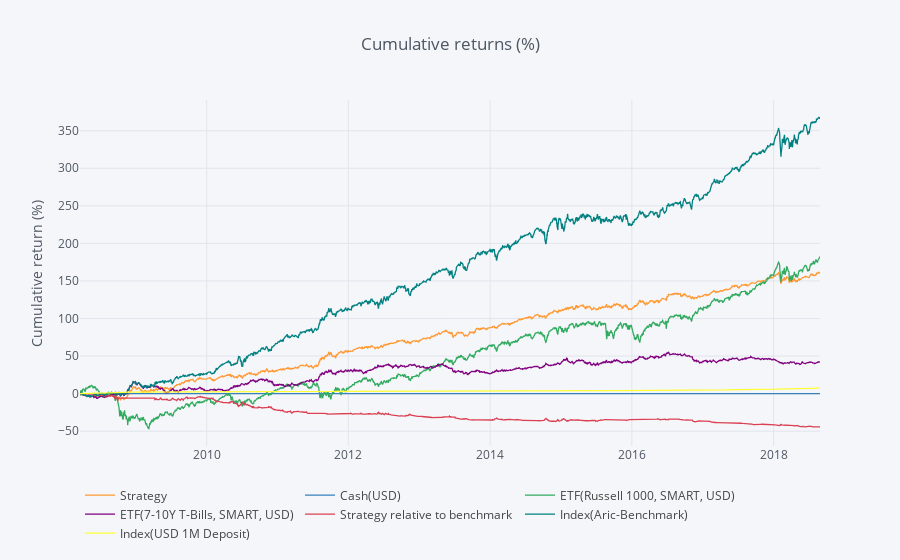
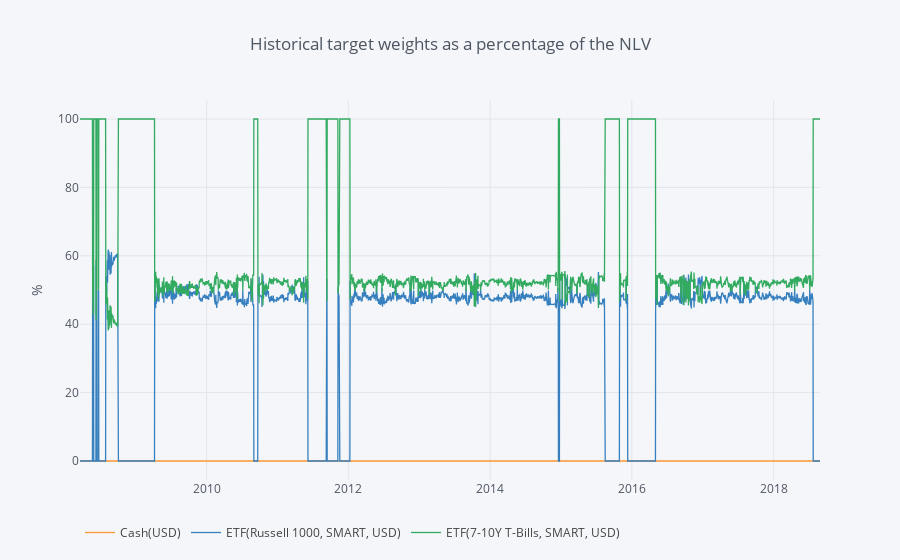
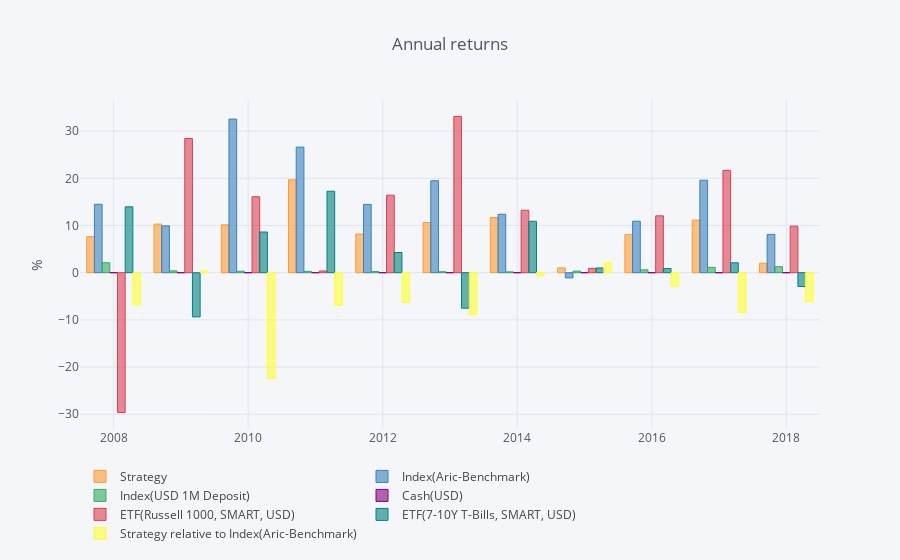

Notebook source saved alongside these figures, in order:
### Markdown cell above
Render results over the combined test-folds
`episode.renderer` is probably the single most useful attribute of `Episode` to visualize results, but you are invited to explore other attributes such as `episode.states` or `episode.actions`.

### Code cell
episode.renderer.cumulative_performance.to_plotly()
episode.renderer.target_weights.to_plotly()
episode.renderer.annual_returns.to_plotly()
episode.renderer.tearsheet()

### Figure 1 — Plotly figure (JSON) as saved in the notebook; plotly's stock layout.template omitted (floating-point values rounded to 4 significant figures; data arrays with more than 128 entries replaced by an {"elided": "..."} marker saying what was removed)
{"data": [{"line": {"color": "rgba(255, 153, 51, 1.0)", "dash": "solid", "shape": "linear", "width": 1.3}, "mode": "lines", "name": "Strategy", "text": "", "type": "scatter", "uid": "50f448d1-7f29-4dc6-b8ce-3076c66437fc", "x": {"elided": "2725 str values"}, "y": {"elided": "2725 float values"}}, {"line": {"color": "rgba(55, 128, 191, 1.0)", "dash": "solid", "shape": "linear", "width": 1.3}, "mode": "lines", "name": "Cash(USD)", "text": "", "type": "scatter", "uid": "a6fb1f7c-8d29-4f90-94fe-7778f81a1c86", "x": {"elided": "2725 str values"}, "y": {"elided": "2725 int values"}}, {"line": {"color": "rgba(50, 171, 96, 1.0)", "dash": "solid", "shape": "linear", "width": 1.3}, "mode": "lines", "name": "ETF(Russell 1000, SMART, USD)", "text": "", "type": "scatter", "uid": "7d9ae27a-f99e-498f-b0c7-8c0e0c9ca578", "x": {"elided": "2725 str values"}, "y": {"elided": "2725 float values"}}, {"line": {"color": "rgba(128, 0, 128, 1.0)", "dash": "solid", "shape": "linear", "width": 1.3}, "mode": "lines", "name": "ETF(7-10Y T-Bills, SMART, USD)", "text": "", "type": "scatter", "uid": "0d27ae52-10d0-402d-9580-d192ac212b77", "x": {"elided": "2725 str values"}, "y": {"elided": "2725 float values"}}, {"line": {"color": "rgba(219, 64, 82, 1.0)", "dash": "solid", "shape": "linear", "width": 1.3}, "mode": "lines", "name": "Strategy relative to benchmark", "text": "", "type": "scatter", "uid": "840486f6-8ab6-4f17-9767-e83faa63bf3d", "x": {"elided": "2725 str values"}, "y": {"elided": "2725 float values"}}, {"line": {"color": "rgba(0, 128, 128, 1.0)", "dash": "solid", "shape": "linear", "width": 1.3}, "mode": "lines", "name": "Index(Aric-Benchmark)", "text": "", "type": "scatter", "uid": "ab42ed5a-289f-4428-b5ae-30ff06f06d3c", "x": {"elided": "2725 str values"}, "y": {"elided": "2725 float values"}}, {"line": {"color": "rgba(255, 255, 51, 1.0)", "dash": "solid", "shape": "linear", "width": 1.3}, "mode": "lines", "name": "Index(USD 1M Deposit)", "text": "", "type": "scatter", "uid": "33d9d073-80bd-4400-b4d0-95162d808a23", "x": {"elided": "2725 str values"}, "y": {"elided": "2725 float values"}}], "layout": {"legend": {"orientation": "h"}, "paper_bgcolor": "#F5F6F9", "plot_bgcolor": "#F5F6F9", "showlegend": true, "title": {"font": {"color": "#4D5663"}, "text": "Cumulative returns (%)"}, "xaxis": {"gridcolor": "#E1E5ED", "showgrid": true, "tickfont": {"color": "#4D5663"}, "title": {"font": {"color": "#4D5663"}, "text": ""}, "zerolinecolor": "#E1E5ED"}, "yaxis": {"gridcolor": "#E1E5ED", "showgrid": true, "tickfont": {"color": "#4D5663"}, "title": {"font": {"color": "#4D5663"}, "text": "Cumulative return (%)"}, "zerolinecolor": "#E1E5ED"}}}

### Figure 2 — Plotly figure (JSON) as saved in the notebook; plotly's stock layout.template omitted (floating-point values rounded to 4 significant figures; data arrays with more than 128 entries replaced by an {"elided": "..."} marker saying what was removed)
{"data": [{"line": {"color": "rgba(255, 153, 51, 1.0)", "dash": "solid", "shape": "linear", "width": 1.3}, "mode": "lines", "name": "Cash(USD)", "text": "", "type": "scatter", "uid": "9346b354-da43-44cc-ba29-5524bc26a48c", "x": {"elided": "2725 str values"}, "y": {"elided": "2725 int values"}}, {"line": {"color": "rgba(55, 128, 191, 1.0)", "dash": "solid", "shape": "linear", "width": 1.3}, "mode": "lines", "name": "ETF(Russell 1000, SMART, USD)", "text": "", "type": "scatter", "uid": "57eeb765-8406-496e-9344-72c1d9dc3ddd", "x": {"elided": "2725 str values"}, "y": {"elided": "2725 float values"}}, {"line": {"color": "rgba(50, 171, 96, 1.0)", "dash": "solid", "shape": "linear", "width": 1.3}, "mode": "lines", "name": "ETF(7-10Y T-Bills, SMART, USD)", "text": "", "type": "scatter", "uid": "a9920746-fcfd-4457-8ac0-59eecaa63bf6", "x": {"elided": "2725 str values"}, "y": {"elided": "2725 float values"}}], "layout": {"legend": {"orientation": "h"}, "paper_bgcolor": "#F5F6F9", "plot_bgcolor": "#F5F6F9", "showlegend": true, "title": {"font": {"color": "#4D5663"}, "text": "Historical target weights as a percentage of the NLV"}, "xaxis": {"gridcolor": "#E1E5ED", "showgrid": true, "tickfont": {"color": "#4D5663"}, "title": {"font": {"color": "#4D5663"}, "text": ""}, "zerolinecolor": "#E1E5ED"}, "yaxis": {"gridcolor": "#E1E5ED", "showgrid": true, "tickfont": {"color": "#4D5663"}, "title": {"font": {"color": "#4D5663"}, "text": "%"}, "zerolinecolor": "#E1E5ED"}}}

### Figure 3 — Plotly figure (JSON) as saved in the notebook; plotly's stock layout.template omitted (floating-point values rounded to 4 significant figures)
{"data": [{"marker": {"color": "rgba(255, 153, 51, 0.6)", "line": {"color": "rgba(255, 153, 51, 1.0)", "width": 1}}, "name": "Strategy", "orientation": "v", "text": "", "type": "bar", "uid": "eb5b2424-b592-4866-addb-5be47490ee00", "x": [2008, 2009, 2010, 2011, 2012, 2013, 2014, 2015, 2016, 2017, 2018], "y": [7.649, 10.31, 10.15, 19.68, 8.2, 10.61, 11.69, 1.023, 8.059, 11.15, 2.013]}, {"marker": {"color": "rgba(55, 128, 191, 0.6)", "line": {"color": "rgba(55, 128, 191, 1.0)", "width": 1}}, "name": "Index(Aric-Benchmark)", "orientation": "v", "text": "", "type": "bar", "uid": "0037017e-7c3f-4a42-8464-b73614f67112", "x": [2008, 2009, 2010, 2011, 2012, 2013, 2014, 2015, 2016, 2017, 2018], "y": [14.49, 9.934, 32.55, 26.62, 14.47, 19.49, 12.39, -1.096, 10.91, 19.6, 8.117]}, {"marker": {"color": "rgba(50, 171, 96, 0.6)", "line": {"color": "rgba(50, 171, 96, 1.0)", "width": 1}}, "name": "Index(USD 1M Deposit)", "orientation": "v", "text": "", "type": "bar", "uid": "48e016c1-8da1-43c1-8868-2ee113ca899a", "x": [2008, 2009, 2010, 2011, 2012, 2013, 2014, 2015, 2016, 2017, 2018], "y": [2.108, 0.3929, 0.3159, 0.2778, 0.2631, 0.2107, 0.1756, 0.3368, 0.6098, 1.135, 1.279]}, {"marker": {"color": "rgba(128, 0, 128, 0.6)", "line": {"color": "rgba(128, 0, 128, 1.0)", "width": 1}}, "name": "Cash(USD)", "orientation": "v", "text": "", "type": "bar", "uid": "dd56ded2-55cc-4af8-9960-6fda071f7ac9", "x": [2008, 2009, 2010, 2011, 2012, 2013, 2014, 2015, 2016, 2017, 2018], "y": [0, 0, 0, 0, 0, 0, 0, 0, 0, 0, 0]}, {"marker": {"color": "rgba(219, 64, 82, 0.6)", "line": {"color": "rgba(219, 64, 82, 1.0)", "width": 1}}, "name": "ETF(Russell 1000, SMART, USD)", "orientation": "v", "text": "", "type": "bar", "uid": "30a03de3-6c56-494a-b483-44ccf2323a26", "x": [2008, 2009, 2010, 2011, 2012, 2013, 2014, 2015, 2016, 2017, 2018], "y": [-29.63, 28.43, 16.1, 0.3663, 16.42, 33.11, 13.24, 0.9175, 12.05, 21.69, 9.869]}, {"marker": {"color": "rgba(0, 128, 128, 0.6)", "line": {"color": "rgba(0, 128, 128, 1.0)", "width": 1}}, "name": "ETF(7-10Y T-Bills, SMART, USD)", "orientation": "v", "text": "", "type": "bar", "uid": "0ed85250-8c96-4bca-84c7-710427db28cc", "x": [2008, 2009, 2010, 2011, 2012, 2013, 2014, 2015, 2016, 2017, 2018], "y": [13.96, -9.37, 8.618, 17.27, 4.275, -7.525, 10.9, 1.004, 0.885, 2.1, -2.923]}, {"marker": {"color": "rgba(255, 255, 51, 0.6)", "line": {"color": "rgba(255, 255, 51, 1.0)", "width": 1}}, "name": "Strategy relative to Index(Aric-Benchmark)", "orientation": "v", "text": "", "type": "bar", "uid": "874309eb-cf42-41cb-9334-957a0258afc8", "x": [2008, 2009, 2010, 2011, 2012, 2013, 2014, 2015, 2016, 2017, 2018], "y": [-6.843, 0.3718, -22.4, -6.938, -6.268, -8.871, -0.695, 2.12, -2.852, -8.451, -6.105]}], "layout": {"legend": {"orientation": "h"}, "paper_bgcolor": "#F5F6F9", "plot_bgcolor": "#F5F6F9", "showlegend": true, "title": {"font": {"color": "#4D5663"}, "text": "Annual returns"}, "xaxis": {"gridcolor": "#E1E5ED", "showgrid": true, "tickfont": {"color": "#4D5663"}, "title": {"font": {"color": "#4D5663"}, "text": ""}, "zerolinecolor": "#E1E5ED"}, "yaxis": {"gridcolor": "#E1E5ED", "showgrid": true, "tickfont": {"color": "#4D5663"}, "title": {"font": {"color": "#4D5663"}, "text": "%"}, "zerolinecolor": "#E1E5ED"}}}
